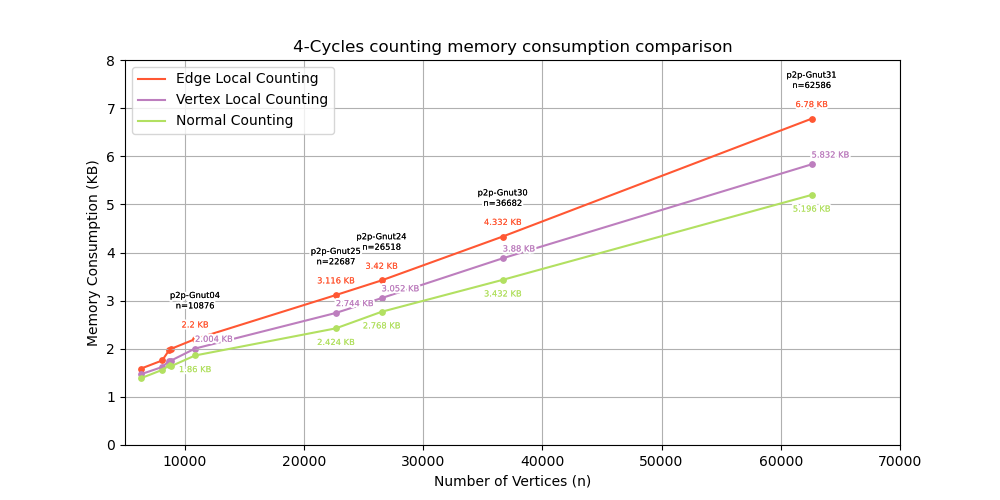

Source code (Python):
import os
import matplotlib.pyplot as plt
from matplotlib import patheffects

names1 = ['p2p-Gnut08', 'p2p-Gnut09', 'p2p-Gnut06','p2p-Gnut05','p2p-Gnut04', 'p2p-Gnut25', 'p2p-Gnut24', 'p2p-Gnut30', 'p2p-Gnut31']
num_vertices = [6302,8114,8717,8846,10876, 22687, 26518, 36682, 62586]
EdgeLocal = [1.584,1.756,1.976,1.996,2.200,3.116,3.420,4.332,6.780]
VertexLocal = [1.468, 1.620, 1.748, 1.752, 2.004, 2.744, 3.052, 3.880, 5.832]
General = [1.384, 1.560, 1.652, 1.636, 1.860, 2.424, 2.768, 3.432, 5.196] 

def add_contour(text):
    return [patheffects.withStroke(linewidth=3, foreground='white'), patheffects.Normal()]

plt.figure(figsize=(10, 5))

plt.plot(num_vertices, EdgeLocal, color="#ff5733", label='Edge Local Counting')
plt.plot(num_vertices, VertexLocal, color="#bd7ebe", label='Vertex Local Counting')
plt.plot(num_vertices, General, color="#b2e061", label='Normal Counting')

plt.scatter(num_vertices, EdgeLocal, color="#ff5733",s=15)
plt.scatter(num_vertices, VertexLocal, color="#bd7ebe",s=15)
plt.scatter(num_vertices, General, color="#b2e061",s=15)

for i in range(4,len(names1)):
    text = plt.text(num_vertices[i], EdgeLocal[i]+1, f"{names1[i]}\nn={num_vertices[i]}", ha='center', va='top', fontsize=6, color='black')
    text.set_path_effects(add_contour(text))

for i in range(4,len(names1)):
    text = plt.text(num_vertices[i], EdgeLocal[i]+0.2, f"{EdgeLocal[i]} KB", ha='center', va='bottom', fontsize=6, color='#ff5733')
    text.set_path_effects(add_contour(text))

for i in range(4,len(names1)):
    text = plt.text(num_vertices[i]+0.1, VertexLocal[i]+0.1, f"{VertexLocal[i]} KB", ha='left', va='bottom', fontsize=6, color='#bd7ebe')
    text.set_path_effects(add_contour(text))

for i in range(4,len(names1)):
    text = plt.text(num_vertices[i], General[i]-0.2, f"{General[i]} KB", ha='center', va='top', fontsize=6, color='#b2e061')
    text.set_path_effects(add_contour(text))


#set title
plt.title('4-Cycles counting memory consumption comparison')
plt.xlabel('Number of Vertices (n)')
plt.ylabel('Memory Consumption (KB)')

plt.xlim(5000, 70000)
plt.ylim(0, 8)

plt.legend(loc='upper left')

plt.grid(True)

script_dir = os.path.dirname(os.path.abspath(__file__))
plt.savefig(os.path.join(script_dir, 'GeneralVsVectorVsEdgeMemory.png'))

plt.show()
